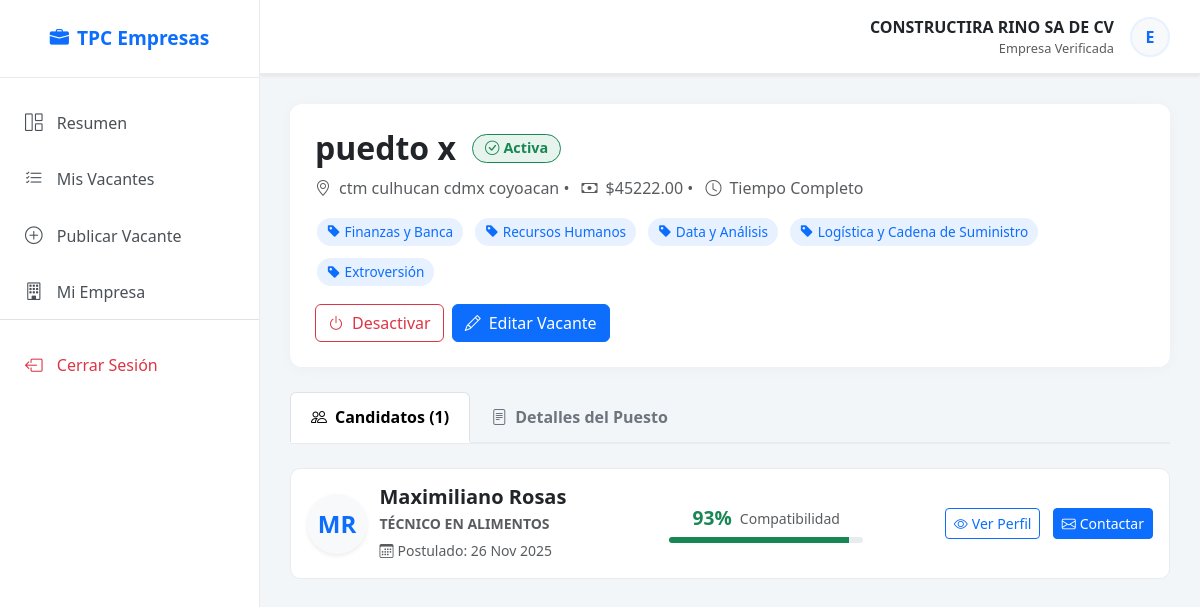
Page /empresas/detalle-vacante/7 (signed in) on the committed database.
### aplicaciones/empresas/models.py (models this page shows, shortened)
class Empresa(models.Model):
    nombre = models.CharField(max_length=100, unique=True, null=False   , blank=False)
    direccion = models.CharField(max_length=200)
    telefono = models.CharField(max_length=15)
    email = models.EmailField(null=False, blank=False, unique=True, default='email')
    biografia = models.TextField(null=False, blank=False, default='Biografía de la empresa.')
    usuario = models.OneToOneField(User, on_delete=models.CASCADE, null=True)
    categoria = models.CharField(max_length=300, null=True, blank=True)

class Vacante(models.Model):
    nombre_puesto = models.CharField(max_length=100, null=False, blank=False)
    area_ocupacion = models.IntegerField(null=True, blank=True)
    tiempo_experiencia = models.CharField(max_length=100, null=False, blank=False, default='0')
    escolaridad_minima = models.CharField(max_length=100, null=False, blank=False, default='22')
    descripcion = models.TextField(null=False, blank=False, default='Descripción del puesto.')
    requisitos = models.TextField(null=False, blank=False, default='Requisitos del puesto.')
    prestaciones = models.TextField(null=False, blank=False, default='Prestaciones del puesto.')
    salario = models.DecimalField(max_digits=10, decimal_places=2, null=False, blank=True)
    ubicacion = models.CharField(max_length=200)
    horario = models.CharField(max_length=100)
    tipo_contrato = models.CharField(max_length=100)
    etiquetas = models.TextField(null=True, blank=True)
    fecha_publicacion = models.DateField(auto_now_add=True)
    empresa = models.ForeignKey(Empresa, on_delete=models.CASCADE, null=True)
    activa = models.BooleanField(default=True)
    postulaciones_count = models.IntegerField(default=0)

class Postulacion(models.Model):
    vacante = models.ForeignKey(Vacante, on_delete=models.CASCADE)
    trabajador = models.ForeignKey(Trabajador, on_delete=models.CASCADE)
    fecha_postulacion = models.DateField(null=False, auto_now_add=True)
    estado = models.CharField(max_length=50, null=False, blank=False, default='En revisión')
    D_A_fit = models.DecimalField(max_digits=5, decimal_places=2, null=True, blank=True)
    N_S_fit = models.DecimalField(max_digits=5, decimal_places=2, null=True, blank=True)
    P_O_fit = models.DecimalField(max_digits=5, decimal_places=2, null=True, blank=True)
    compatibilidad = models.DecimalField(max_digits=5, decimal_places=2, null=True, blank=True)

### aplicaciones/trabajadores/models.py (models this page shows, shortened)
class Trabajador(models.Model):
    nombre = models.CharField(max_length=20, null=False, blank=False)
    apellido_p = models.CharField(max_length=20, null=False, blank=False)
    apellido_m = models.CharField(max_length=20, null=False, blank=False)
    genero = models.CharField(max_length=20, null=False, blank=False)#opciones: masculino, femenino, otro
    nacionalidad = models.CharField(max_length=30, null=False, blank=False)
    email = models.EmailField(null=False, blank=False, unique=True)
    telefono = models.CharField(max_length=15, null=True, blank=True)
    cod_post = models.IntegerField(null=True, blank=True)
    usuario = models.OneToOneField(User, on_delete=models.CASCADE, null=True)
    movilidad_limitada = models.BooleanField(default=False)#indica si el trabajador tiene alguna discapacidad motriz
    biografia = models.TextField(null=True, blank=True)#descripción personal
    estudios = models.CharField(max_length=50, null=False, blank=False)#opciones: en etiquetas.py seccion NIVEL_ESTUDIOS
    titulo = models.CharField(max_length=100, null=True, blank=True)
    ult_area_ocup = models.IntegerField(null=True, blank=True)#opciones: indice de SINCO
    ult_exp = models.CharField(max_length=50, null=True, blank=True)#opciones: tiempo de experiencia en etiquetas.py
    descripcion_exp = models.TextField(null=True, blank=True)#Los detalles de la experiencia laboral
    hard_skills = models.TextField(null=True, blank=True)#lista de habilidades duras separadas por comas derivadas de VACANTE_TAGS['2']
    soft_skills = models.TextField(null=True, blank=True)#lista de habilidades duras separadas por comas derivadas de VACANTE_TAGS['3']
    area_interes = models.IntegerField(null=True, blank=True)#indice de SINCO
    intereses = models.TextField(null=True, blank=True)#lista de intereses separadas por comas derivadas de VACANTE_TAGS['1']

### aplicaciones/general/decorators.py (the view)
    def wrapper_func(request, *args, **kwargs):
        if not request.user.is_authenticated:
            return redirect('login')
        if hasattr(request.user, 'empresa'):
            return view_func(request, *args, **kwargs)
        else:
            messages.warning(request, "Esta sección es solo para reclutadores.")
            return redirect('home_t') # Redirigir a SU zona

### aplicaciones/empresas/templates/detalle-vacante.html (shortened to what this page needs)
{% extends 'marco.html' %}
{% block content %}
    <div class="vacante-header d-flex justify-content-between align-items-start flex-wrap gap-3">
        <div>
            <div class="d-flex align-items-center gap-3 mb-2">
                <h2 class="fw-bold mb-0 text-dark">{{ vacante.nombre_puesto }}</h2>
                {% if vacante.activa %}
                    <span class="badge bg-success bg-opacity-10 text-success border border-success badge-status">
                        <i class="bi bi-check-circle me-1"></i>Activa
                    </span>
                {% else %}
                    <span class="badge bg-secondary bg-opacity-10 text-secondary border border-secondary badge-status">
                        <i class="bi bi-pause-circle me-1"></i>Inactiva
                    </span>
                {% endif %}
            </div>
            <div class="text-muted mb-3">
                <i class="bi bi-geo-alt me-2"></i>{{ vacante.ubicacion }} &bull;
                <i class="bi bi-cash me-2 ms-2"></i>${{ vacante.salario }} &bull;
                <i class="bi bi-clock me-2 ms-2"></i>{{ vacante.tipo_contrato }}
            </div>
            <div class="d-flex gap-2 flex-wrap">
                {% for tag_nombre in lista_etiquetas %}
                    <span class="req-tag"><i class="bi bi-tag-fill me-1"></i>{{ tag_nombre }}</span>
                {% empty %}
                    <small class="text-muted">Sin etiquetas</small>
                {% endfor %}
            </div>
        </div>
        <div class="d-flex gap-2">
            <form action="{% url 'status_change' vacante.id %}" method="POST">
                {% if vacante.activa %}
                    <button type="submit" class="btn btn-outline-danger" title="Desactivar Vacante">
                        <i class="bi bi-power me-2"></i>Desactivar
                    </button>
                {% else %}
                    <button type="submit" class="btn btn-outline-success" title="Reactivar Vacante">
                        <i class="bi bi-send me-2"></i>Publicar
                    </button>
                {% endif %}
            </form>
            <a href="/empresas/editar-vacante/{{vacante.id}}" class="btn btn-primary">
                <i class="bi bi-pencil me-2"></i>Editar Vacante
            </a>
        </div>
    </div>
    <ul class="nav nav-tabs mb-4" id="vacanteTabs" role="tablist">
        <li class="nav-item" role="presentation">
            <button class="nav-link active" id="candidatos-tab" data-bs-toggle="tab" data-bs-target="#candidatos" type="button" role="tab">
                <i class="bi bi-people me-2"></i>Candidatos ({{ postulaciones.count }})
            </button>
        </li>
        <li class="nav-item" role="presentation">
            <button class="nav-link" id="detalles-tab" data-bs-toggle="tab" data-bs-target="#detalles" type="button" role="tab">
                <i class="bi bi-file-text me-2"></i>Detalles del Puesto
            </button>
        </li>
    </ul>
    <div class="tab-content" id="vacanteTabsContent">
        <div class="tab-pane fade show active" id="candidatos" role="tabpanel">
            {% for post in postulaciones %}
                <div class="candidate-card p-3">
                    <div class="row align-items-center">
                        <div class="col-md-1 text-center">
                            <div class="bg-light rounded-circle d-inline-flex align-items-center justify-content-center text-primary fw-bold fs-4 shadow-sm" style="width: 60px; height: 60px;">
                                {{ post.trabajador.nombre|slice:":1" }}{{ post.trabajador.apellido_p|slice:":1" }}
                            </div>
                        </div>
                        <div class="col-md-4">
                            <h5 class="fw-bold mb-1">{{ post.trabajador.nombre }} {{ post.trabajador.apellido_p }}</h5>
                            <p class="text-muted mb-1 small text-uppercase fw-bold">{{ post.trabajador.titulo|default:"Sin título especificado" }}</p>
                            <small class="text-muted"><i class="bi bi-calendar3 me-1"></i>Postulado: {{ post.fecha_postulacion|date:"d M Y" }}</small>
                        </div>
                        <div class="col-md-3 text-center">
                            {% with score=post.porcentaje_fit %}
                                <div class="d-flex align-items-center justify-content-center gap-2 mb-1">
                                    <span class="compatibility-score {% if score >= 85 %}text-success{% elif score >= 50 %}text-warning{% else %}text-danger{% endif %}">
                                        {{ score }}%
                                    </span>
                                    <small class="text-muted">Compatibilidad</small>
                                </div>
                                <div class="progress progress-thin">
                                    <div class="progress-bar {% if score >= 85 %}bg-success{% elif score >= 50 %}bg-warning{% else %}bg-danger{% endif %}"
                                         role="progressbar"
                                         style="width: {{ score }}%">
                                    </div>
                                </div>
                            {% endwith %}
                        </div>
                        <div class="col-md-4 text-end">
                            <a href="{% url 'ver_perfil_candidato' post.id %}" class="btn btn-sm btn-outline-primary me-2" title="Ver perfil completo">
                                <i class="bi bi-eye me-1"></i>Ver Perfil
                            </a>
                            <a href="mailto:{{ post.trabajador.usuario.email }}" class="btn btn-sm btn-primary" title="Enviar correo">
                                <i class="bi bi-envelope me-1"></i>Contactar
                            </a>
                        </div>
                    </div>
                </div>
            {% empty %}
                <div class="text-center py-5 text-muted">
                    <i class="bi bi-person-x fs-1 opacity-50"></i>
                    <p class="mt-3">Aún no hay candidatos postulados para esta vacante.</p>
                </div>
            {% endfor %}
        </div>
    </div>
{% endblock %}

### aplicaciones/empresas/templates/marco.html (shortened to what this page needs)
{% load static %}
<!DOCTYPE html>
<html lang="es">
<head>
    <link href="https://cdn.jsdelivr.net/npm/bootstrap@5.3.0/dist/css/bootstrap.min.css" rel="stylesheet">
    <link rel="stylesheet" href="https://cdn.jsdelivr.net/npm/bootstrap-icons@1.10.5/font/bootstrap-icons.css">
</head>
<body>
    <div class="d-flex" id="wrapper">
        <div id="sidebar-wrapper">
            <div class="sidebar-heading text-center">
                <i class="bi bi-briefcase-fill me-2"></i>TPC Empresas
            </div>
            <div class="list-group list-group-flush mt-3">
                <a href="{% url 'home' %}" class="list-group-item list-group-item-action {% if request.resolver_match.url_name == 'home' %}active{% endif %}">
                    <i class="bi bi-grid-1x2"></i> Resumen
                </a>
                <a href="{% url 'historial' %}" class="list-group-item list-group-item-action {% if request.resolver_match.url_name == 'historial_vacantes' %}active{% endif %}">
                    <i class="bi bi-list-check"></i> Mis Vacantes
                </a>
                <a href="{% url 'add' %}" class="list-group-item list-group-item-action {% if request.resolver_match.url_name == 'crear_vacante' %}active{% endif %}">
                    <i class="bi bi-plus-circle"></i> Publicar Vacante
                </a>
                <a href="{% url 'perfil_empresa' %}" class="list-group-item list-group-item-action">
                    <i class="bi bi-building"></i> Mi Empresa
                </a>
                <div class="mt-auto border-top pt-3">
                    <a href="{% url 'logout' %}" class="list-group-item list-group-item-action text-danger">
                        <i class="bi bi-box-arrow-left"></i> Cerrar Sesión
                    </a>
                </div>
            </div>
        </div>
        <div id="page-content-wrapper">
            <nav class="top-navbar shadow-sm">
                <div class="ms-auto d-flex align-items-center">
                    <div class="text-end me-3">
                        <div class="fw-bold text-dark">{{ request.user.empresa.nombre|default:request.user.username }}</div>
                        <div class="small text-muted" style="font-size: 0.8rem;">Empresa Verificada</div>
                    </div>
                    <div class="bg-light rounded-circle d-flex align-items-center justify-content-center text-primary fw-bold" style="width: 40px; height: 40px; border: 2px solid #e7f1ff;">
                        {{ request.user.username|slice:":1"|upper }}
                    </div>
                </div>
            </nav>
            <div class="main-container">
                {% block content %}
                {% endblock %}
            </div>
        </div>
    </div>
</body>
</html>

### aplicaciones/empresas/templates/marco.html (style rules this page uses)
body { overflow-x: hidden; font-family: 'Segoe UI', Tahoma, Geneva, Verdana, sans-serif; background-color: #f3f6f9; }
#wrapper { display: flex; width: 100%; height: 100vh; }
#sidebar-wrapper { min-height: 100vh; width: 260px; margin-left: 0; background: #ffffff; border-right: 1px solid #e9ecef; display: flex; flex-direction: column; position: fixed; z-index: 1000; transition: margin .25s ease-out; }
.sidebar-heading { padding: 1.5rem 1.25rem; font-size: 1.2rem; font-weight: bold; color: #0d6efd; border-bottom: 1px solid #e9ecef; }
.list-group-item { border: none; padding: 15px 25px; font-size: 1rem; color: #495057; font-weight: 500; transition: all 0.2s; }
.list-group-item i { margin-right: 10px; font-size: 1.1rem; }
#page-content-wrapper { width: 100%; margin-left: 260px; display: flex; flex-direction: column; }
.top-navbar { background: white; padding: 15px 30px; border-bottom: 1px solid #e9ecef; display: flex; justify-content: space-between; align-items: center; }
.main-container { padding: 30px; flex: 1; overflow-y: auto; }

### aplicaciones/empresas/templates/detalle-vacante.html (style rules this page uses)
.vacante-header { background: white; padding: 25px; border-radius: 12px; margin-bottom: 25px; box-shadow: 0 2px 15px rgba(0,0,0,0.03); }
.badge-status { font-size: 0.9rem; padding: 6px 12px; border-radius: 20px; }
.nav-tabs { border-bottom: 2px solid #e9ecef; }
.nav-link { color: #6c757d; font-weight: 600; border: none; padding: 12px 20px; }
.nav-link.active { color: #0d6efd; border-bottom: 2px solid #0d6efd; background: transparent; }
.candidate-card { transition: transform 0.2s; border: 1px solid #e9ecef; border-radius: 10px; margin-bottom: 15px; background: white; }
.compatibility-score { font-size: 1.2rem; font-weight: 800; }
.progress-thin { height: 6px; border-radius: 3px; background-color: #e9ecef; }
.req-tag { background: #e7f1ff; color: #0d6efd; padding: 4px 10px; border-radius: 15px; font-size: 0.85rem; display: inline-block; margin: 2px; }

### rows in the picture
Vacante: nombre_puesto "puedto x", ubicacion "ctm culhucan cdmx coyoacan", salario "45222.00", tipo_contrato "Tiempo Completo"
Postulacion: trabajador.nombre "M", trabajador.apellido_p "R", trabajador.nombre "Maximiliano", trabajador.apellido_p "Rosas", trabajador.titulo "TÉCNICO EN ALIMENTOS", fecha_postulacion "26 Nov 2025", porcentaje_fit "93"

### other values in the picture
{{ request.user.empresa.nombre|default:request.user.username }} "CONSTRUCTIRA RINO SA DE CV"
{{ request.user.username|slice:":1"|upper }} "E"
{{ tag_nombre }} "Finanzas y Banca" "Recursos Humanos" "Data y Análisis" "Logística y Cadena de Suministro" "Extroversión"
{{ postulaciones.count }} "1"
